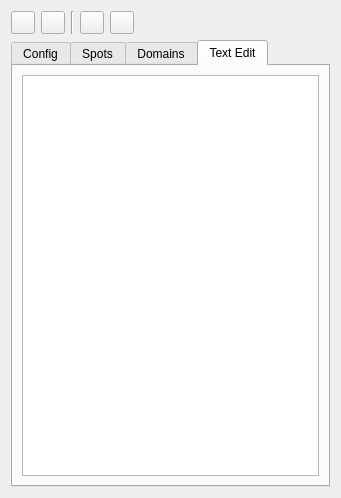
<?xml version="1.0" encoding="UTF-8"?>
<ui version="4.0">
 <class>Dialog</class>
 <widget class="QDialog" name="Dialog">
  <property name="geometry">
   <rect>
    <x>0</x>
    <y>0</y>
    <width>341</width>
    <height>470</height>
   </rect>
  </property>
  <property name="windowTitle">
   <string>Edit Config</string>
  </property>
  <property name="windowIcon">
   <iconset resource="Res/res.qrc">
    <normaloff>:/pencil_32x32.png</normaloff>:/pencil_32x32.png</iconset>
  </property>
  <layout class="QVBoxLayout" name="verticalLayout_3">
   <item>
    <layout class="QHBoxLayout" name="horizontalLayout_3">
     <item>
      <widget class="QToolButton" name="btnLoad">
       <property name="toolTip">
        <string>&lt;html&gt;&lt;head/&gt;&lt;body&gt;&lt;p&gt;&lt;span style=&quot; font-weight:600;&quot;&gt;Load&lt;/span&gt;&lt;/p&gt;&lt;p&gt;Open a configuration file&lt;/p&gt;&lt;/body&gt;&lt;/html&gt;</string>
       </property>
       <property name="text">
        <string/>
       </property>
       <property name="icon">
        <iconset resource="Res/res.qrc">
         <normaloff>:/folder_fill_32x32.png</normaloff>:/folder_fill_32x32.png</iconset>
       </property>
      </widget>
     </item>
     <item>
      <widget class="QToolButton" name="btnSave">
       <property name="toolTip">
        <string>&lt;html&gt;&lt;head/&gt;&lt;body&gt;&lt;p&gt;&lt;span style=&quot; font-weight:600;&quot;&gt;Save&lt;/span&gt;&lt;/p&gt;&lt;p&gt;Store configuration on disk&lt;/p&gt;&lt;/body&gt;&lt;/html&gt;</string>
       </property>
       <property name="text">
        <string/>
       </property>
       <property name="icon">
        <iconset resource="Res/res.qrc">
         <normaloff>:/save_32x32.png</normaloff>:/save_32x32.png</iconset>
       </property>
      </widget>
     </item>
     <item>
      <widget class="Line" name="line">
       <property name="orientation">
        <enum>Qt::Vertical</enum>
       </property>
      </widget>
     </item>
     <item>
      <widget class="QToolButton" name="btnUndo">
       <property name="toolTip">
        <string>&lt;html&gt;&lt;head/&gt;&lt;body&gt;&lt;p&gt;&lt;span style=&quot; font-weight:600;&quot;&gt;Redo&lt;/span&gt;&lt;/p&gt;&lt;/body&gt;&lt;/html&gt;</string>
       </property>
       <property name="text">
        <string/>
       </property>
       <property name="icon">
        <iconset resource="Res/res.qrc">
         <normaloff>:/undo_32x32.png</normaloff>:/undo_32x32.png</iconset>
       </property>
      </widget>
     </item>
     <item>
      <widget class="QToolButton" name="btnRedo">
       <property name="toolTip">
        <string>&lt;html&gt;&lt;head/&gt;&lt;body&gt;&lt;p&gt;&lt;span style=&quot; font-weight:600;&quot;&gt;Redo&lt;/span&gt;&lt;/p&gt;&lt;/body&gt;&lt;/html&gt;</string>
       </property>
       <property name="text">
        <string/>
       </property>
       <property name="icon">
        <iconset resource="Res/res.qrc">
         <normaloff>:/redo2_32x32.png</normaloff>:/redo2_32x32.png</iconset>
       </property>
      </widget>
     </item>
     <item>
      <spacer name="horizontalSpacer">
       <property name="orientation">
        <enum>Qt::Horizontal</enum>
       </property>
       <property name="sizeHint" stdset="0">
        <size>
         <width>40</width>
         <height>20</height>
        </size>
       </property>
      </spacer>
     </item>
    </layout>
   </item>
   <item>
    <widget class="QTabWidget" name="tabWidget">
     <property name="currentIndex">
      <number>3</number>
     </property>
     <widget class="QWidget" name="tabConfig">
      <attribute name="icon">
       <iconset resource="Res/res.qrc">
        <normaloff>:/wrench_32x32.png</normaloff>:/wrench_32x32.png</iconset>
      </attribute>
      <attribute name="title">
       <string>Config</string>
      </attribute>
      <layout class="QVBoxLayout" name="verticalLayout_13">
       <item>
        <widget class="QGroupBox" name="groupProcessing">
         <property name="title">
          <string>Processing</string>
         </property>
         <layout class="QVBoxLayout" name="verticalLayout_10">
          <item>
           <layout class="QVBoxLayout" name="verticalLayout_7">
            <item>
             <widget class="QCheckBox" name="checkBkgndSub">
              <property name="toolTip">
               <string>&lt;html&gt;&lt;head/&gt;&lt;body&gt;&lt;p&gt;&lt;span style=&quot; font-weight:600;&quot;&gt;Background Subtraction&lt;/span&gt;&lt;/p&gt;&lt;p&gt;This will remove any linear background from the extracted IV curve.&lt;/p&gt;&lt;/body&gt;&lt;/html&gt;</string>
              </property>
              <property name="text">
               <string>Background Subtraction</string>
              </property>
             </widget>
            </item>
            <item>
             <layout class="QHBoxLayout" name="horizontalLayout_11">
              <item>
               <widget class="QCheckBox" name="checkSmooth">
                <property name="toolTip">
                 <string>&lt;html&gt;&lt;head/&gt;&lt;body&gt;&lt;p&gt;&lt;span style=&quot; font-weight:600;&quot;&gt;Smooth Beam&lt;/span&gt;&lt;/p&gt;&lt;p&gt;Apply smoothing to the extracted IV.&lt;/p&gt;&lt;/body&gt;&lt;/html&gt;</string>
                </property>
                <property name="text">
                 <string>Smooth Beam</string>
                </property>
               </widget>
              </item>
              <item>
               <widget class="QCheckBox" name="checkMask">
                <property name="toolTip">
                 <string>&lt;html&gt;&lt;head/&gt;&lt;body&gt;&lt;p&gt;&lt;span style=&quot; font-weight:600;&quot;&gt;Apply Mask&lt;/span&gt;&lt;/p&gt;&lt;p&gt;Use mask image to ignore undesired areas.&lt;/p&gt;&lt;/body&gt;&lt;/html&gt;</string>
                </property>
                <property name="text">
                 <string>Apply Mask</string>
                </property>
               </widget>
              </item>
              <item>
               <spacer name="horizontalSpacer_8">
                <property name="orientation">
                 <enum>Qt::Horizontal</enum>
                </property>
                <property name="sizeHint" stdset="0">
                 <size>
                  <width>40</width>
                  <height>20</height>
                 </size>
                </property>
               </spacer>
              </item>
             </layout>
            </item>
           </layout>
          </item>
         </layout>
        </widget>
       </item>
       <item>
        <widget class="QGroupBox" name="groupGeometry">
         <property name="title">
          <string>Geometry</string>
         </property>
         <layout class="QVBoxLayout" name="verticalLayout_11">
          <item>
           <layout class="QHBoxLayout" name="horizontalLayout_9">
            <item>
             <widget class="QLabel" name="labelGun">
              <property name="text">
               <string>Gun Radius In Pixels</string>
              </property>
             </widget>
            </item>
            <item>
             <widget class="QSpinBox" name="spinGun">
              <property name="toolTip">
               <string>&lt;html&gt;&lt;head/&gt;&lt;body&gt;&lt;p&gt;&lt;span style=&quot; font-weight:600;&quot;&gt;Gun Radius&lt;/span&gt;&lt;/p&gt;&lt;p&gt;Radius of the e-gun in pixels.&lt;/p&gt;&lt;/body&gt;&lt;/html&gt;</string>
              </property>
             </widget>
            </item>
            <item>
             <spacer name="horizontalSpacer_10">
              <property name="orientation">
               <enum>Qt::Horizontal</enum>
              </property>
              <property name="sizeHint" stdset="0">
               <size>
                <width>40</width>
                <height>20</height>
               </size>
              </property>
             </spacer>
            </item>
           </layout>
          </item>
          <item>
           <layout class="QHBoxLayout" name="horizontalLayout_10">
            <item>
             <widget class="QLabel" name="labelScreen">
              <property name="text">
               <string>Screen Radius In Pixels</string>
              </property>
             </widget>
            </item>
            <item>
             <widget class="QSpinBox" name="spinScreen">
              <property name="toolTip">
               <string>&lt;html&gt;&lt;head/&gt;&lt;body&gt;&lt;p&gt;&lt;span style=&quot; font-weight:600;&quot;&gt;Screen Radius&lt;/span&gt;&lt;/p&gt;&lt;p&gt;Radius of the screen in pixels.&lt;/p&gt;&lt;/body&gt;&lt;/html&gt;</string>
              </property>
             </widget>
            </item>
            <item>
             <spacer name="horizontalSpacer_9">
              <property name="orientation">
               <enum>Qt::Horizontal</enum>
              </property>
              <property name="sizeHint" stdset="0">
               <size>
                <width>40</width>
                <height>20</height>
               </size>
              </property>
             </spacer>
            </item>
           </layout>
          </item>
          <item>
           <layout class="QHBoxLayout" name="horizontalLayout_14">
            <item>
             <widget class="QLabel" name="labelCentre">
              <property name="text">
               <string>Middle Of Screen</string>
              </property>
             </widget>
            </item>
            <item>
             <widget class="QSpinBox" name="spinMiddleX"/>
            </item>
            <item>
             <widget class="QSpinBox" name="spinMiddleY"/>
            </item>
            <item>
             <spacer name="horizontalSpacer_13">
              <property name="orientation">
               <enum>Qt::Horizontal</enum>
              </property>
              <property name="sizeHint" stdset="0">
               <size>
                <width>40</width>
                <height>20</height>
               </size>
              </property>
             </spacer>
            </item>
           </layout>
          </item>
          <item>
           <layout class="QHBoxLayout" name="horizontalLayout_8">
            <item>
             <widget class="QLabel" name="labelKPar">
              <property name="toolTip">
               <string>&lt;html&gt;&lt;head/&gt;&lt;body&gt;&lt;p&gt;&lt;span style=&quot; font-weight:600;&quot;&gt;K parallel&lt;/span&gt;&lt;/p&gt;&lt;p&gt;Determines degree of movement towards centre.&lt;/p&gt;&lt;p&gt;&lt;span style=&quot; font-style:italic;&quot;&gt;K&lt;/span&gt;&lt;span style=&quot; font-style:italic; vertical-align:sub;&quot;&gt;//&lt;/span&gt;&lt;span style=&quot; font-style:italic;&quot;&gt;=0 gives no movement.&lt;/span&gt;&lt;/p&gt;&lt;p&gt;&lt;span style=&quot; font-style:italic;&quot;&gt;K&lt;/span&gt;&lt;span style=&quot; font-style:italic; vertical-align:sub;&quot;&gt;//&lt;/span&gt;&lt;span style=&quot; font-style:italic;&quot;&gt;=2.65 is the value for W{1 0 0}&lt;/span&gt;&lt;/p&gt;&lt;/body&gt;&lt;/html&gt;</string>
              </property>
              <property name="text">
               <string>&lt;html&gt;&lt;head/&gt;&lt;body&gt;&lt;p&gt;|K&lt;span style=&quot; vertical-align:sub;&quot;&gt;//&lt;/span&gt;|&lt;/p&gt;&lt;/body&gt;&lt;/html&gt;</string>
              </property>
             </widget>
            </item>
            <item>
             <widget class="QDoubleSpinBox" name="dblKPar">
              <property name="toolTip">
               <string>&lt;html&gt;&lt;head/&gt;&lt;body&gt;&lt;p&gt;&lt;span style=&quot; font-weight:600;&quot;&gt;K parallel&lt;/span&gt;&lt;/p&gt;&lt;p&gt;Determines degree of movement towards centre.&lt;/p&gt;&lt;p&gt;&lt;span style=&quot; font-style:italic;&quot;&gt;K&lt;/span&gt;&lt;span style=&quot; font-style:italic; vertical-align:sub;&quot;&gt;//&lt;/span&gt;&lt;span style=&quot; font-style:italic;&quot;&gt;=0 gives no movement.&lt;/span&gt;&lt;/p&gt;&lt;p&gt;&lt;span style=&quot; font-style:italic;&quot;&gt;K&lt;/span&gt;&lt;span style=&quot; font-style:italic; vertical-align:sub;&quot;&gt;//&lt;/span&gt;&lt;span style=&quot; font-style:italic;&quot;&gt;=2.65 is the value for W{1 0 0}&lt;/span&gt;&lt;/p&gt;&lt;/body&gt;&lt;/html&gt;</string>
              </property>
             </widget>
            </item>
            <item>
             <spacer name="horizontalSpacer_11">
              <property name="orientation">
               <enum>Qt::Horizontal</enum>
              </property>
              <property name="sizeHint" stdset="0">
               <size>
                <width>40</width>
                <height>20</height>
               </size>
              </property>
             </spacer>
            </item>
           </layout>
          </item>
         </layout>
        </widget>
       </item>
       <item>
        <widget class="QGroupBox" name="groupPaths">
         <property name="title">
          <string>Paths</string>
         </property>
         <layout class="QVBoxLayout" name="verticalLayout_12">
          <item>
           <layout class="QVBoxLayout" name="verticalLayout_9">
            <item>
             <layout class="QHBoxLayout" name="horizontalLayout_13">
              <item>
               <widget class="QLabel" name="labelReference">
                <property name="text">
                 <string>Reference Image</string>
                </property>
               </widget>
              </item>
              <item>
               <spacer name="horizontalSpacer_7">
                <property name="orientation">
                 <enum>Qt::Horizontal</enum>
                </property>
                <property name="sizeHint" stdset="0">
                 <size>
                  <width>40</width>
                  <height>20</height>
                 </size>
                </property>
               </spacer>
              </item>
              <item>
               <widget class="QToolButton" name="btnReference">
                <property name="text">
                 <string/>
                </property>
                <property name="icon">
                 <iconset resource="Res/res.qrc">
                  <normaloff>:/share_32x32.png</normaloff>:/share_32x32.png</iconset>
                </property>
               </widget>
              </item>
             </layout>
            </item>
            <item>
             <widget class="QLineEdit" name="lineEditReference">
              <property name="toolTip">
               <string>&lt;html&gt;&lt;head/&gt;&lt;body&gt;&lt;p&gt;&lt;span style=&quot; font-weight:600;&quot;&gt;Reference Path&lt;/span&gt;&lt;/p&gt;&lt;p&gt;Filepath string of reference image.&lt;/p&gt;&lt;p&gt;This should be the image for  determining the geometry.&lt;/p&gt;&lt;/body&gt;&lt;/html&gt;</string>
              </property>
             </widget>
            </item>
           </layout>
          </item>
          <item>
           <layout class="QVBoxLayout" name="verticalLayout_8">
            <item>
             <layout class="QHBoxLayout" name="horizontalLayout_12">
              <item>
               <widget class="QLabel" name="labelMask">
                <property name="text">
                 <string>Mask Path</string>
                </property>
               </widget>
              </item>
              <item>
               <spacer name="horizontalSpacer_6">
                <property name="orientation">
                 <enum>Qt::Horizontal</enum>
                </property>
                <property name="sizeHint" stdset="0">
                 <size>
                  <width>40</width>
                  <height>20</height>
                 </size>
                </property>
               </spacer>
              </item>
              <item>
               <widget class="QToolButton" name="btnMask">
                <property name="text">
                 <string/>
                </property>
                <property name="icon">
                 <iconset resource="Res/res.qrc">
                  <normaloff>:/mask_32x32.png</normaloff>:/mask_32x32.png</iconset>
                </property>
               </widget>
              </item>
             </layout>
            </item>
            <item>
             <widget class="QLineEdit" name="lineEditMask">
              <property name="toolTip">
               <string>&lt;html&gt;&lt;head/&gt;&lt;body&gt;&lt;p&gt;&lt;span style=&quot; font-weight:600;&quot;&gt;Mask Filepath&lt;/span&gt;&lt;/p&gt;&lt;p&gt;This is the filepath string to the image used for masking the electron gun and other undesired elements. The mask file should be of the same format as the sequence images and should also be a 2-bit black &amp;amp; white image with black signifying the areas to ignore. &lt;/p&gt;&lt;/body&gt;&lt;/html&gt;</string>
              </property>
             </widget>
            </item>
           </layout>
          </item>
         </layout>
        </widget>
       </item>
      </layout>
      <zorder>labelScreen</zorder>
      <zorder>groupProcessing</zorder>
      <zorder>groupGeometry</zorder>
      <zorder>groupPaths</zorder>
     </widget>
     <widget class="QWidget" name="tabSpots">
      <attribute name="icon">
       <iconset resource="Res/res.qrc">
        <normaloff>:/pattern_128x128.png</normaloff>:/pattern_128x128.png</iconset>
      </attribute>
      <attribute name="title">
       <string>Spots</string>
      </attribute>
      <layout class="QVBoxLayout" name="verticalLayout_4">
       <item>
        <layout class="QHBoxLayout" name="horizontalLayout">
         <item>
          <widget class="QListWidget" name="listWidget">
           <property name="toolTip">
            <string>&lt;html&gt;&lt;head/&gt;&lt;body&gt;&lt;p&gt;&lt;span style=&quot; font-weight:600;&quot;&gt;Known Reflexes&lt;/span&gt;&lt;/p&gt;&lt;p&gt;This is a list of all known reflexes (spots). Marked spots are used for referencing the other reflexes. &lt;/p&gt;&lt;/body&gt;&lt;/html&gt;</string>
           </property>
          </widget>
         </item>
         <item>
          <layout class="QVBoxLayout" name="verticalLayout">
           <item>
            <widget class="QToolButton" name="btnAdd">
             <property name="text">
              <string/>
             </property>
             <property name="icon">
              <iconset resource="Res/res.qrc">
               <normaloff>:/plus_32x32.png</normaloff>:/plus_32x32.png</iconset>
             </property>
            </widget>
           </item>
           <item>
            <widget class="QToolButton" name="btnRemove">
             <property name="text">
              <string/>
             </property>
             <property name="icon">
              <iconset resource="Res/res.qrc">
               <normaloff>:/minus_32x8.png</normaloff>:/minus_32x8.png</iconset>
             </property>
            </widget>
           </item>
           <item>
            <spacer name="verticalSpacer">
             <property name="orientation">
              <enum>Qt::Vertical</enum>
             </property>
             <property name="sizeHint" stdset="0">
              <size>
               <width>20</width>
               <height>40</height>
              </size>
             </property>
            </spacer>
           </item>
           <item>
            <widget class="QToolButton" name="btnTop">
             <property name="text">
              <string/>
             </property>
             <property name="icon">
              <iconset resource="Res/res.qrc">
               <normaloff>:/upload_24x32.png</normaloff>:/upload_24x32.png</iconset>
             </property>
            </widget>
           </item>
           <item>
            <widget class="QToolButton" name="btnUp">
             <property name="text">
              <string/>
             </property>
             <property name="icon">
              <iconset resource="Res/res.qrc">
               <normaloff>:/tri-up_32x32.png</normaloff>:/tri-up_32x32.png</iconset>
             </property>
            </widget>
           </item>
           <item>
            <widget class="QToolButton" name="btnDown">
             <property name="text">
              <string/>
             </property>
             <property name="icon">
              <iconset resource="Res/res.qrc">
               <normaloff>:/tri-down_32x32.png</normaloff>:/tri-down_32x32.png</iconset>
             </property>
            </widget>
           </item>
           <item>
            <widget class="QToolButton" name="btnBottom">
             <property name="text">
              <string/>
             </property>
             <property name="icon">
              <iconset resource="Res/res.qrc">
               <normaloff>:/download_24x32.png</normaloff>:/download_24x32.png</iconset>
             </property>
            </widget>
           </item>
          </layout>
         </item>
        </layout>
       </item>
       <item>
        <layout class="QHBoxLayout" name="horizontalLayout_2">
         <item>
          <widget class="QLabel" name="labelReflexes">
           <property name="text">
            <string>No. Reflexes</string>
           </property>
          </widget>
         </item>
         <item>
          <widget class="QSpinBox" name="spinReflexes">
           <property name="maximum">
            <number>200</number>
           </property>
           <property name="value">
            <number>18</number>
           </property>
          </widget>
         </item>
         <item>
          <spacer name="horizontalSpacer_12">
           <property name="orientation">
            <enum>Qt::Horizontal</enum>
           </property>
           <property name="sizeHint" stdset="0">
            <size>
             <width>40</width>
             <height>20</height>
            </size>
           </property>
          </spacer>
         </item>
        </layout>
       </item>
      </layout>
     </widget>
     <widget class="QWidget" name="tabDomains">
      <attribute name="icon">
       <iconset resource="Res/res.qrc">
        <normaloff>:/pattern2_32x32.png</normaloff>:/pattern2_32x32.png</iconset>
      </attribute>
      <attribute name="title">
       <string>Domains</string>
      </attribute>
      <layout class="QVBoxLayout" name="verticalLayout_6">
       <item>
        <layout class="QHBoxLayout" name="horizontalLayout_6">
         <item>
          <widget class="QLabel" name="label">
           <property name="text">
            <string>Overlayer Matrix</string>
           </property>
          </widget>
         </item>
         <item>
          <widget class="QComboBox" name="comboMatrix">
           <property name="sizePolicy">
            <sizepolicy hsizetype="Maximum" vsizetype="Fixed">
             <horstretch>0</horstretch>
             <verstretch>0</verstretch>
            </sizepolicy>
           </property>
           <property name="toolTip">
            <string>&lt;html&gt;&lt;head/&gt;&lt;body&gt;&lt;p&gt;&lt;span style=&quot; font-weight:600;&quot;&gt;Overlayer Matrix&lt;/span&gt;&lt;/p&gt;&lt;p&gt;Quick select superstructure&lt;/p&gt;&lt;/body&gt;&lt;/html&gt;</string>
           </property>
           <item>
            <property name="text">
             <string>p(1×1)</string>
            </property>
           </item>
           <item>
            <property name="text">
             <string>p(1×2)</string>
            </property>
           </item>
           <item>
            <property name="text">
             <string>p(2×1)</string>
            </property>
           </item>
           <item>
            <property name="text">
             <string>p(2×2)</string>
            </property>
           </item>
           <item>
            <property name="text">
             <string>p(3×1)</string>
            </property>
           </item>
           <item>
            <property name="text">
             <string>p(3×2)</string>
            </property>
           </item>
           <item>
            <property name="text">
             <string>p(3×3)</string>
            </property>
           </item>
           <item>
            <property name="text">
             <string>p(7×7)</string>
            </property>
           </item>
           <item>
            <property name="text">
             <string>c(2×2)</string>
            </property>
           </item>
           <item>
            <property name="text">
             <string>c(4×2)</string>
            </property>
            <property name="icon">
             <iconset resource="Res/res.qrc">
              <normaloff>:/square_32x32.png</normaloff>:/square_32x32.png</iconset>
            </property>
           </item>
           <item>
            <property name="text">
             <string>c(4×2)</string>
            </property>
            <property name="icon">
             <iconset resource="Res/res.qrc">
              <normaloff>:/hexagon.png</normaloff>:/hexagon.png</iconset>
            </property>
           </item>
           <item>
            <property name="text">
             <string>c(4×4)</string>
            </property>
           </item>
           <item>
            <property name="text">
             <string>c(6×2)</string>
            </property>
           </item>
           <item>
            <property name="text">
             <string>c(8×2)</string>
            </property>
           </item>
           <item>
            <property name="text">
             <string>(√2×√2)R45°</string>
            </property>
            <property name="icon">
             <iconset resource="Res/res.qrc">
              <normaloff>:/square_32x32.png</normaloff>:/square_32x32.png</iconset>
            </property>
           </item>
           <item>
            <property name="text">
             <string>(√5×√5)R26.6°</string>
            </property>
            <property name="icon">
             <iconset resource="Res/res.qrc">
              <normaloff>:/square_32x32.png</normaloff>:/square_32x32.png</iconset>
            </property>
           </item>
           <item>
            <property name="text">
             <string>(2√2×2√2)R45°</string>
            </property>
            <property name="icon">
             <iconset resource="Res/res.qrc">
              <normaloff>:/square_32x32.png</normaloff>:/square_32x32.png</iconset>
            </property>
           </item>
           <item>
            <property name="text">
             <string>c(3√2×√2)R45°</string>
            </property>
            <property name="icon">
             <iconset resource="Res/res.qrc">
              <normaloff>:/square_32x32.png</normaloff>:/square_32x32.png</iconset>
            </property>
           </item>
           <item>
            <property name="text">
             <string>c(5√2×√2)R45°</string>
            </property>
            <property name="icon">
             <iconset resource="Res/res.qrc">
              <normaloff>:/square_32x32.png</normaloff>:/square_32x32.png</iconset>
            </property>
           </item>
           <item>
            <property name="text">
             <string>(√3×√3)R30°</string>
            </property>
            <property name="icon">
             <iconset resource="Res/res.qrc">
              <normaloff>:/hexagon.png</normaloff>:/hexagon.png</iconset>
            </property>
           </item>
           <item>
            <property name="text">
             <string>(√7×√7)R19.1°</string>
            </property>
            <property name="icon">
             <iconset resource="Res/res.qrc">
              <normaloff>:/hexagon.png</normaloff>:/hexagon.png</iconset>
            </property>
           </item>
           <item>
            <property name="text">
             <string>(2√3×2√3)R30°</string>
            </property>
            <property name="icon">
             <iconset resource="Res/res.qrc">
              <normaloff>:/hexagon.png</normaloff>:/hexagon.png</iconset>
            </property>
           </item>
           <item>
            <property name="text">
             <string>(2√3×4)rect</string>
            </property>
            <property name="icon">
             <iconset resource="Res/res.qrc">
              <normaloff>:/hexagon.png</normaloff>:/hexagon.png</iconset>
            </property>
           </item>
           <item>
            <property name="text">
             <string>(5√3×2)rect</string>
            </property>
            <property name="icon">
             <iconset resource="Res/res.qrc">
              <normaloff>:/hexagon.png</normaloff>:/hexagon.png</iconset>
            </property>
           </item>
           <item>
            <property name="text">
             <string>c(2√3×4)rect</string>
            </property>
            <property name="icon">
             <iconset resource="Res/res.qrc">
              <normaloff>:/hexagon.png</normaloff>:/hexagon.png</iconset>
            </property>
           </item>
          </widget>
         </item>
         <item>
          <spacer name="horizontalSpacer_3">
           <property name="orientation">
            <enum>Qt::Horizontal</enum>
           </property>
           <property name="sizeHint" stdset="0">
            <size>
             <width>40</width>
             <height>20</height>
            </size>
           </property>
          </spacer>
         </item>
        </layout>
       </item>
       <item>
        <layout class="QVBoxLayout" name="verticalLayout_5">
         <item>
          <layout class="QHBoxLayout" name="horizontalLayout_4">
           <item>
            <widget class="QLineEdit" name="lineM11">
             <property name="toolTip">
              <string>M11</string>
             </property>
            </widget>
           </item>
           <item>
            <widget class="QLineEdit" name="lineM12">
             <property name="toolTip">
              <string>M12</string>
             </property>
            </widget>
           </item>
           <item>
            <spacer name="horizontalSpacer_4">
             <property name="orientation">
              <enum>Qt::Horizontal</enum>
             </property>
             <property name="sizeHint" stdset="0">
              <size>
               <width>40</width>
               <height>20</height>
              </size>
             </property>
            </spacer>
           </item>
          </layout>
         </item>
         <item>
          <layout class="QHBoxLayout" name="horizontalLayout_5">
           <item>
            <widget class="QLineEdit" name="lineM21">
             <property name="toolTip">
              <string>M21</string>
             </property>
            </widget>
           </item>
           <item>
            <widget class="QLineEdit" name="lineM22">
             <property name="toolTip">
              <string>M22</string>
             </property>
            </widget>
           </item>
           <item>
            <spacer name="horizontalSpacer_5">
             <property name="orientation">
              <enum>Qt::Horizontal</enum>
             </property>
             <property name="sizeHint" stdset="0">
              <size>
               <width>40</width>
               <height>20</height>
              </size>
             </property>
            </spacer>
           </item>
          </layout>
         </item>
        </layout>
       </item>
       <item>
        <layout class="QHBoxLayout" name="horizontalLayout_7">
         <item>
          <widget class="QLabel" name="labelDomains">
           <property name="text">
            <string>No. Domains</string>
           </property>
          </widget>
         </item>
         <item>
          <widget class="QSpinBox" name="spinBox">
           <property name="toolTip">
            <string>&lt;html&gt;&lt;head/&gt;&lt;body&gt;&lt;p&gt;&lt;span style=&quot; font-weight:600;&quot;&gt;Domains&lt;/span&gt;&lt;/p&gt;&lt;p&gt;The number of domains in the pattern.&lt;/p&gt;&lt;/body&gt;&lt;/html&gt;</string>
           </property>
           <property name="minimum">
            <number>1</number>
           </property>
           <property name="maximum">
            <number>100</number>
           </property>
           <property name="value">
            <number>1</number>
           </property>
          </widget>
         </item>
         <item>
          <spacer name="horizontalSpacer_2">
           <property name="orientation">
            <enum>Qt::Horizontal</enum>
           </property>
           <property name="sizeHint" stdset="0">
            <size>
             <width>40</width>
             <height>20</height>
            </size>
           </property>
          </spacer>
         </item>
        </layout>
       </item>
       <item>
        <spacer name="verticalSpacer_2">
         <property name="orientation">
          <enum>Qt::Vertical</enum>
         </property>
         <property name="sizeHint" stdset="0">
          <size>
           <width>20</width>
           <height>40</height>
          </size>
         </property>
        </spacer>
       </item>
      </layout>
     </widget>
     <widget class="QWidget" name="tabEdit">
      <attribute name="icon">
       <iconset resource="Res/res.qrc">
        <normaloff>:/pencil_32x32.png</normaloff>:/pencil_32x32.png</iconset>
      </attribute>
      <attribute name="title">
       <string>Text Edit</string>
      </attribute>
      <layout class="QVBoxLayout" name="verticalLayout_2">
       <item>
        <widget class="QPlainTextEdit" name="plainTextEdit">
         <property name="toolTip">
          <string>&lt;html&gt;&lt;head/&gt;&lt;body&gt;&lt;p&gt;&lt;span style=&quot; font-weight:600;&quot;&gt;Raw Configuration&lt;/span&gt;&lt;/p&gt;&lt;/body&gt;&lt;/html&gt;</string>
         </property>
        </widget>
       </item>
      </layout>
     </widget>
    </widget>
   </item>
  </layout>
 </widget>
 <resources>
  <include location="Res/res.qrc"/>
 </resources>
 <connections/>
</ui>
